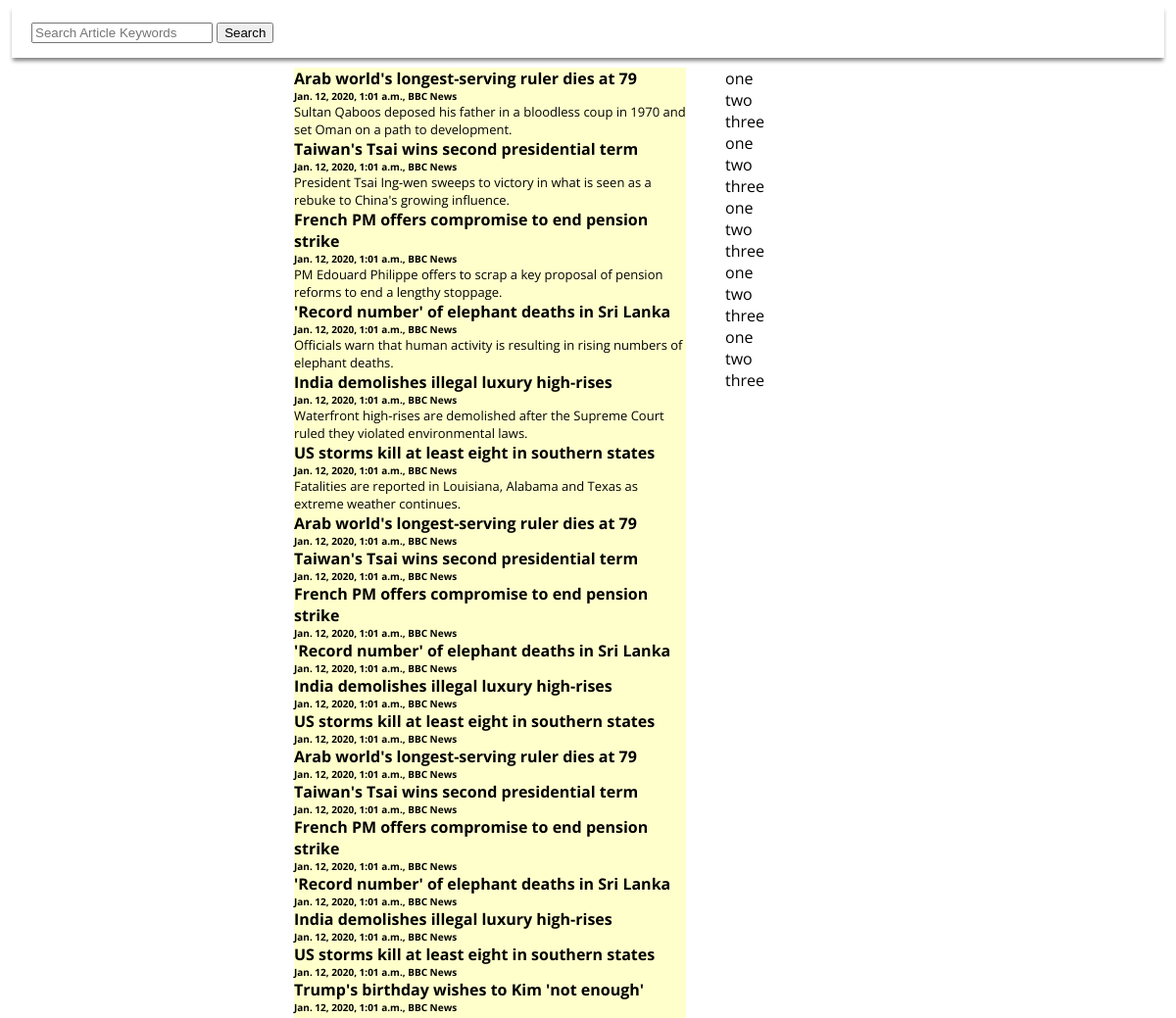
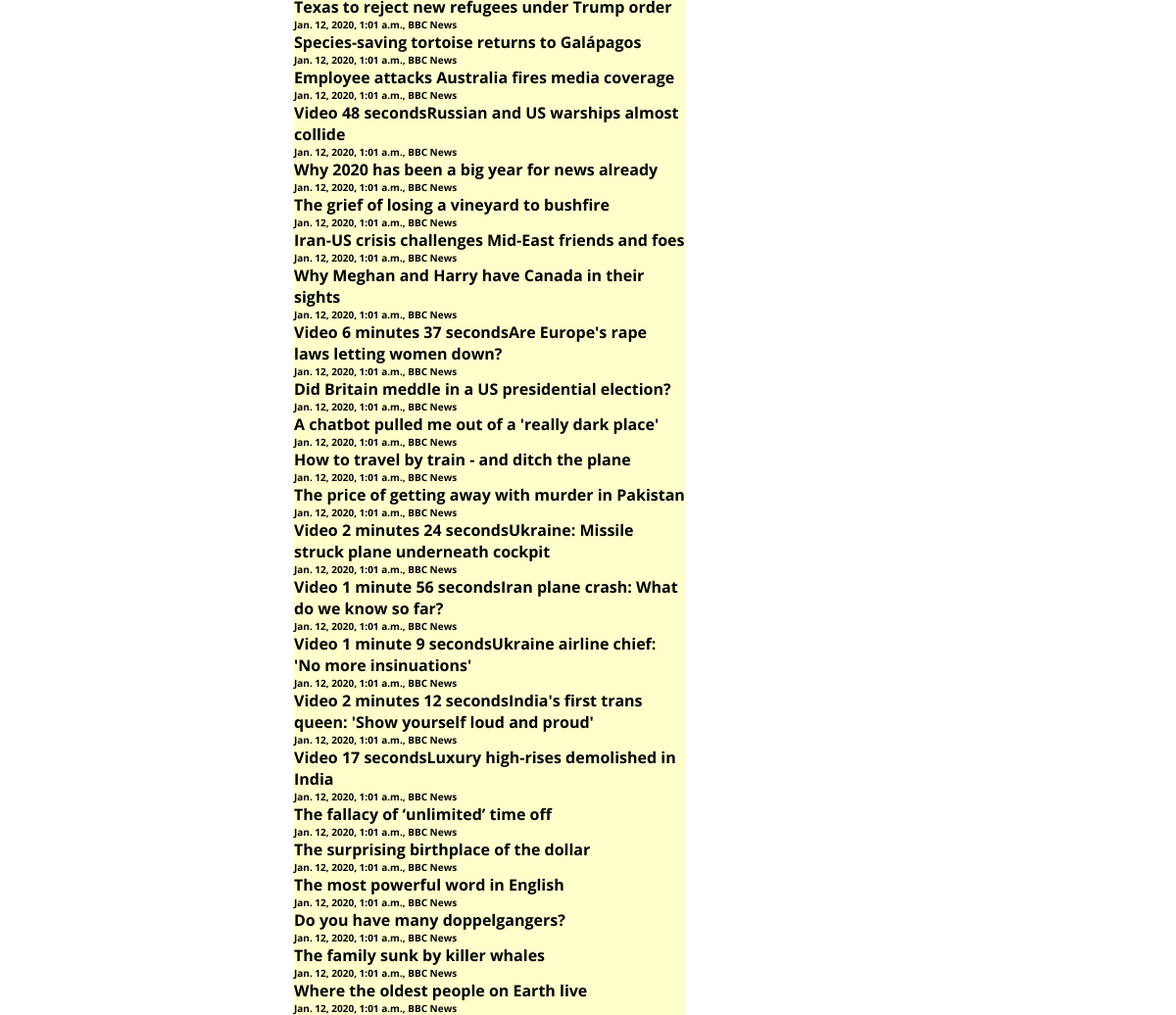
The page / on the database its author committed (2 pictures, top to bottom).
### news/models.py (models this page shows)
class Article(models.Model):
	title = models.CharField(max_length=200, default="")
	href = models.CharField(max_length=200, default="")
	publisher = models.CharField(max_length=100, default="")
	introduction = models.TextField(default="")
	date_scraped = models.DateTimeField(default=timezone.now)
	date_published = models.DateTimeField(default=timezone.now)

### news/views.py (the view)
# urls.py: 2. Add a URL to urlpatterns:  path('', views.home, name='home')
def home(request):
	return render(request, 'news/home.html', {'title': 'News Page', 'articles': Article.objects.all()})

### news/templates/news/home.html (shortened to what this page needs)
{% load static %}
<!DOCTYPE html>
<html>
<head>
	<link rel="stylesheet" href="{% static 'news/main.css' %}"></link>
</head>
<body>
<fieldset>
	<div class="header" id="myHeader">
		<form action="/search/" method="GET">
			<input name="q" values="{{ request.GET.q }}" type="text", placeholder="Search Article Keywords">
			<input type="submit" name="Search" value="Search">
		</form>
	</div>
</fieldset>
	<div class="container">
		<div class="search-results">
			{% for article in articles %}
			<article>
				<div class="article-title"><a href="{{ article.href }}" target="_blank">{{ article.title }}</a></div>
				<div class="article-date">{{ article.date_scraped }}, {{ article.publisher}}</div>
				<div class="article-intro">{{ article.introduction }}</div>
			</article>
			{% endfor %}
	</div>
	<div class="search-features">
		<ul>
			<li>one</li>
			<li>two</li>
			<li>three</li>
			<li>one</li>
			<li>two</li>
			<li>three</li>
			<li>one</li>
			<li>two</li>
			<li>three</li>
			<li>one</li>
			<li>two</li>
			<li>three</li>
			<li>one</li>
			<li>two</li>
			<li>three</li>
		</ul>
	</div>
</body>
</html>

### news/static/news/main.css (style rules this page uses)
body { background-color: white; font-family: 'Open Sans', sans-serif; margin: 0px; padding: 0px; }
fieldset { margin: 0px; border: none; }
a:link { text-decoration: none; color: black; }
ul { list-style-type: none; margin: 0px; }
.header { padding: 15px 20px; background-color: white; color: white; box-shadow: 0 4px 4px -1px gray; }
.container { background-color: grey; }
.search-features { background-color: white; opacity: 1; width: 300px; float: left; }
.search-results { background-color: #ffc; opacity: 1; width: 400px; float: left; margin-left: 300px; }
.article-title { font-weight: bold; }
.article-date { font-weight: bold; font-size: 10px; }
.article-intro { font-size: small; }

### rows shown on the page
Article: title "Arab world's longest-serving ruler dies at 79", date_scraped "Jan. 12, 2020, 1:01 a.m.", publisher "BBC News", introduction "Sultan Qaboos deposed his father in a bloodless coup in 1970 and set Oman on a path to development."
Article: title "Taiwan's Tsai wins second presidential term", date_scraped "Jan. 12, 2020, 1:01 a.m.", publisher "BBC News", introduction "President Tsai Ing-wen sweeps to victory in what is seen as a rebuke to China's growing influence."
Article: title "French PM offers compromise to end pension strike", date_scraped "Jan. 12, 2020, 1:01 a.m.", publisher "BBC News", introduction "PM Edouard Philippe offers to scrap a key proposal of pension reforms to end a lengthy stoppage."
Article: title "'Record number' of elephant deaths in Sri Lanka", date_scraped "Jan. 12, 2020, 1:01 a.m.", publisher "BBC News", introduction "Officials warn that human activity is resulting in rising numbers of elephant deaths."
Article: title "India demolishes illegal luxury high-rises", date_scraped "Jan. 12, 2020, 1:01 a.m.", publisher "BBC News", introduction "Waterfront high-rises are demolished after the Supreme Court ruled they violated environmental laws."
Article: title "US storms kill at least eight in southern states", date_scraped "Jan. 12, 2020, 1:01 a.m.", publisher "BBC News", introduction "Fatalities are reported in Louisiana, Alabama and Texas as extreme weather continues."
Article: title "Arab world's longest-serving ruler dies at 79", date_scraped "Jan. 12, 2020, 1:01 a.m.", publisher "BBC News"
Article: title "Taiwan's Tsai wins second presidential term", date_scraped "Jan. 12, 2020, 1:01 a.m.", publisher "BBC News"
Article: title "French PM offers compromise to end pension strike", date_scraped "Jan. 12, 2020, 1:01 a.m.", publisher "BBC News"
Article: title "'Record number' of elephant deaths in Sri Lanka", date_scraped "Jan. 12, 2020, 1:01 a.m.", publisher "BBC News"
Article: title "India demolishes illegal luxury high-rises", date_scraped "Jan. 12, 2020, 1:01 a.m.", publisher "BBC News"
Article: title "US storms kill at least eight in southern states", date_scraped "Jan. 12, 2020, 1:01 a.m.", publisher "BBC News"
Article: title "Arab world's longest-serving ruler dies at 79", date_scraped "Jan. 12, 2020, 1:01 a.m.", publisher "BBC News"
Article: title "Taiwan's Tsai wins second presidential term", date_scraped "Jan. 12, 2020, 1:01 a.m.", publisher "BBC News"
Article: title "French PM offers compromise to end pension strike", date_scraped "Jan. 12, 2020, 1:01 a.m.", publisher "BBC News"
Article: title "'Record number' of elephant deaths in Sri Lanka", date_scraped "Jan. 12, 2020, 1:01 a.m.", publisher "BBC News"
Article: title "India demolishes illegal luxury high-rises", date_scraped "Jan. 12, 2020, 1:01 a.m.", publisher "BBC News"
Article: title "US storms kill at least eight in southern states", date_scraped "Jan. 12, 2020, 1:01 a.m.", publisher "BBC News"
Article: title "Trump's birthday wishes to Kim 'not enough'", date_scraped "Jan. 12, 2020, 1:01 a.m.", publisher "BBC News"
Article: title "Texas to reject new refugees under Trump order", date_scraped "Jan. 12, 2020, 1:01 a.m.", publisher "BBC News"
Article: title "Species-saving tortoise returns to Galápagos", date_scraped "Jan. 12, 2020, 1:01 a.m.", publisher "BBC News"
Article: title "Employee attacks Australia fires media coverage", date_scraped "Jan. 12, 2020, 1:01 a.m.", publisher "BBC News"
Article: title "Video 48 secondsRussian and US warships almost collide", date_scraped "Jan. 12, 2020, 1:01 a.m.", publisher "BBC News"
Article: title "Why 2020 has been a big year for news already", date_scraped "Jan. 12, 2020, 1:01 a.m.", publisher "BBC News"
Article: title "The grief of losing a vineyard to bushfire", date_scraped "Jan. 12, 2020, 1:01 a.m.", publisher "BBC News"
Article: title "Iran-US crisis challenges Mid-East friends and foes", date_scraped "Jan. 12, 2020, 1:01 a.m.", publisher "BBC News"
Article: title "Why Meghan and Harry have Canada in their sights", date_scraped "Jan. 12, 2020, 1:01 a.m.", publisher "BBC News"
Article: title "Video 6 minutes 37 secondsAre Europe's rape laws letting women down?", date_scraped "Jan. 12, 2020, 1:01 a.m.", publisher "BBC News"
Article: title "Did Britain meddle in a US presidential election?", date_scraped "Jan. 12, 2020, 1:01 a.m.", publisher "BBC News"
Article: title "A chatbot pulled me out of a 'really dark place'", date_scraped "Jan. 12, 2020, 1:01 a.m.", publisher "BBC News"
Article: title "How to travel by train - and ditch the plane", date_scraped "Jan. 12, 2020, 1:01 a.m.", publisher "BBC News"
Article: title "The price of getting away with murder in Pakistan", date_scraped "Jan. 12, 2020, 1:01 a.m.", publisher "BBC News"
Article: title "Video 2 minutes 24 secondsUkraine: Missile struck plane underneath cockpit", date_scraped "Jan. 12, 2020, 1:01 a.m.", publisher "BBC News"
Article: title "Video 1 minute 56 secondsIran plane crash: What do we know so far?", date_scraped "Jan. 12, 2020, 1:01 a.m.", publisher "BBC News"
Article: title "Video 1 minute 9 secondsUkraine airline chief: 'No more insinuations'", date_scraped "Jan. 12, 2020, 1:01 a.m.", publisher "BBC News"
Article: title "Video 2 minutes 12 secondsIndia's first trans queen: 'Show yourself loud and proud'", date_scraped "Jan. 12, 2020, 1:01 a.m.", publisher "BBC News"
Article: title "Video 17 secondsLuxury high-rises demolished in India", date_scraped "Jan. 12, 2020, 1:01 a.m.", publisher "BBC News"
Article: title "The fallacy of ‘unlimited’ time off", date_scraped "Jan. 12, 2020, 1:01 a.m.", publisher "BBC News"
Article: title "The surprising birthplace of the dollar", date_scraped "Jan. 12, 2020, 1:01 a.m.", publisher "BBC News"
Article: title "The most powerful word in English", date_scraped "Jan. 12, 2020, 1:01 a.m.", publisher "BBC News"
Article: title "Do you have many doppelgangers?", date_scraped "Jan. 12, 2020, 1:01 a.m.", publisher "BBC News"
Article: title "The family sunk by killer whales", date_scraped "Jan. 12, 2020, 1:01 a.m.", publisher "BBC News"
Article: title "Where the oldest people on Earth live", date_scraped "Jan. 12, 2020, 1:01 a.m.", publisher "BBC News"
